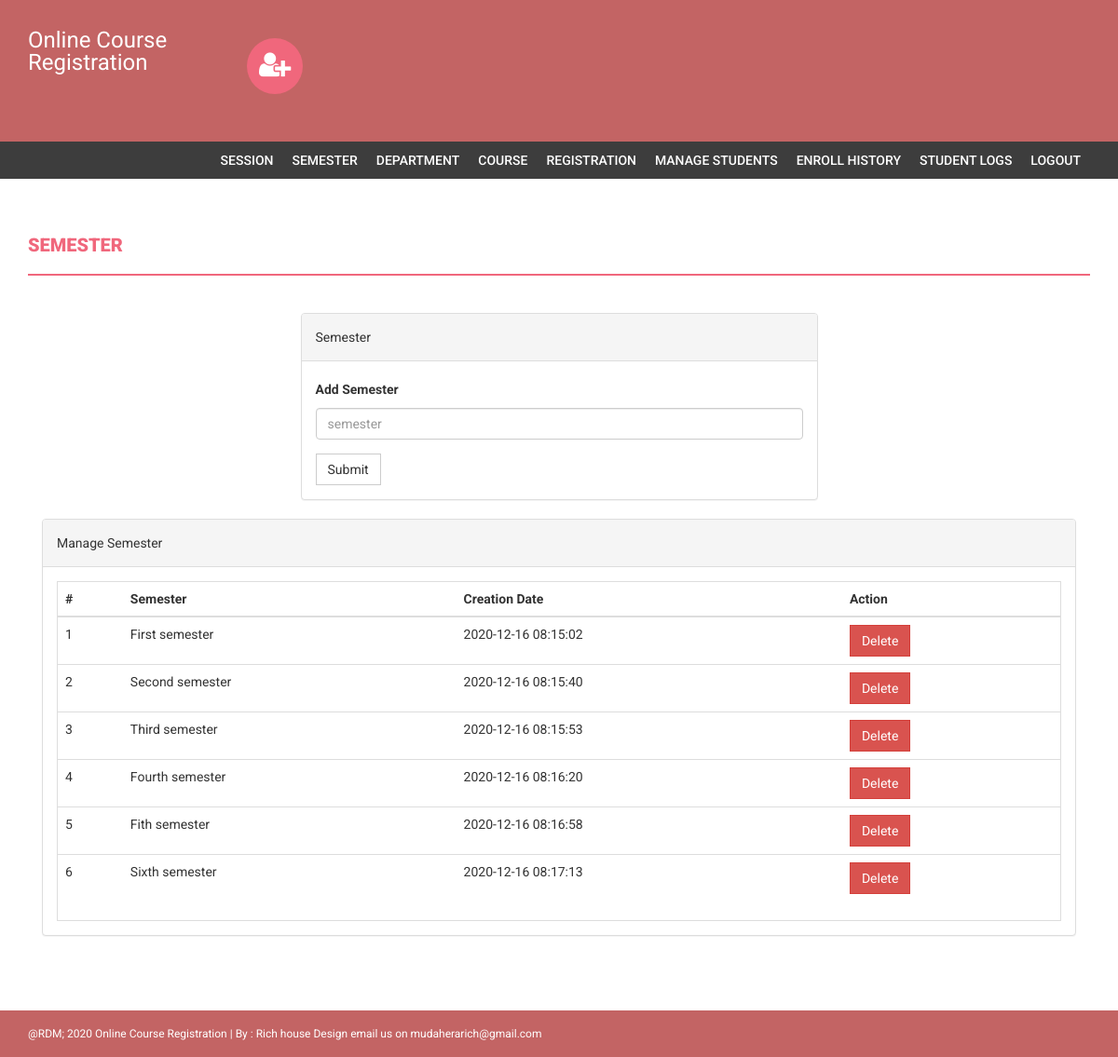
Page /admin/semester.php (signed in) on the committed database.
### tables this page shows
CREATE TABLE `semester` (
  `id` int(11) NOT NULL,
  `semester` varchar(255) DEFAULT NULL,
  `creationDate` timestamp NULL DEFAULT current_timestamp(),
  `updationDate` varchar(255) DEFAULT NULL
);

### admin/semester.php (the view, shortened to what this page needs)
<?php
if(strlen($_SESSION['alogin'])==0)
    {
header('location:index.php');
}
else{
?>
<!DOCTYPE html>
<html xmlns="http://www.w3.org/1999/xhtml">
<head>
    <link href="assets/css/bootstrap.css" rel="stylesheet" />
    <link href="assets/css/font-awesome.css" rel="stylesheet" />
    <link href="assets/css/style.css" rel="stylesheet" />
</head>
<body>
<?php include('includes/header.php');?>
<?php if($_SESSION['alogin']!="")
{
 include('includes/menubar.php');
}
 ?>
    <div class="content-wrapper">
        <div class="container">
              <div class="row">
                    <div class="col-md-12">
                        <h1 class="page-head-line">Semester  </h1>
                    </div>
                </div>
                <div class="row" >
                  <div class="col-md-3"></div>
                    <div class="col-md-6">
                        <div class="panel panel-default">
                        <div class="panel-heading">
                           Semester
                        </div>
                        <div class="panel-body">
                       <form name="semester" method="post">
   <div class="form-group">
    <label for="semester">Add Semester  </label>
    <input type="text" class="form-control" id="semester" name="semester" placeholder="semester" required />
  </div>
 <button type="submit" name="submit" class="btn btn-default">Submit</button>
</form>
                            </div>
                            </div>
                    </div>
                </div>
                <div class="col-md-12">
                    <div class="panel panel-default">
                        <div class="panel-heading">
                            Manage Semester
                        </div>
                        <div class="panel-body">
                            <div class="table-responsive table-bordered">
                                <table class="table">
                                    <thead>
                                        <tr>
                                            <th>#</th>
                                            <th>Semester</th>
                                            <th>Creation Date</th>
                                            <th>Action</th>
                                        </tr>
                                    </thead>
                                    <tbody>
<?php
$sql=mysqli_query($con,"select * from semester");
$cnt=1;
while($row=mysqli_fetch_array($sql))
{
?>
                                        <tr>
                                            <td><?php echo $cnt;?></td>
                                            <td><?php echo htmlentities($row['semester']);?></td>
                                            <td><?php echo htmlentities($row['creationDate']);?></td>
                                            <td>
  <a href="semester.php?id=<?php echo $row['id']?>&del=delete" onClick="return confirm('Are you sure you want to delete?')">
                                            <button class="btn btn-danger">Delete</button>
</a>
                                            </td>
                                        </tr>
<?php
$cnt++;
} ?>
                                    </tbody>
                                </table>
                            </div>
                        </div>
                    </div>
                </div>
            </div>
        </div>
  <?php include('includes/footer.php');?>
</body>
</html>
<?php } ?>

### admin/assets/css/style.css (style rules this page uses)
body { font-family: 'Roboto', sans-serif; line-height: 30px; }
.content-wrapper { margin-top: 40px; min-height: 600px; padding-bottom: 60px; }
.page-head-line { font-weight: 900; padding-bottom: 20px; border-bottom: 2px solid #F0677C; text-transform: uppercase; color: #F0677C; font-size: 20px; margin-bottom: 40px; }
.btn { border-radius: 0px; -webkit-border-radius: 0px; -moz-border-radius: 0px; }

### rows in the picture
semester: semester "First semester", creationDate "2020-12-16 08:15:02"
semester: semester "Second semester", creationDate "2020-12-16 08:15:40"
semester: semester "Third semester", creationDate "2020-12-16 08:15:53"
semester: semester "Fourth semester", creationDate "2020-12-16 08:16:20"
semester: semester "Fith semester", creationDate "2020-12-16 08:16:58"
semester: semester "Sixth semester", creationDate "2020-12-16 08:17:13"
